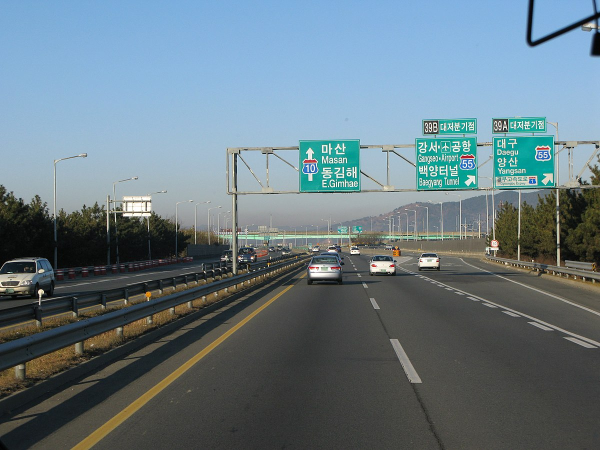
#> input picture HW1/LaneDetection/pic2.jpg, 1200 x 900 px, given in place of tmp.jpg, which was not available (shown at 1/2 size)
$ python LaneDetection.py
#> lines starting #> are read from the running program, lines starting #| are printed output that depends on the picture; after the words box and inside, x2 and y2 are one past the last pixel; in counts of white or black regions, pixels touching at a corner belong together; pictures that were not available may be replaced by others from this repository, and a replacement may not be noted
import cv2
import numpy as np

def grayscale(img):
    return cv2.cvtColor(img, cv2.COLOR_RGB2GRAY)

def gaussian_blur(img, kernel_size):
    return cv2.GaussianBlur(img, (kernel_size, kernel_size), 0)

def canny(img, low_threshold, high_threshold):
    return cv2.Canny(img, low_threshold, high_threshold)

def region_of_interest(img, vertices, color1=255):

    mask = np.zeros_like(img)
    color = color1

    cv2.fillPoly(mask, vertices, color)

    ROI_image = cv2.bitwise_and(img, mask)
    return ROI_image

def draw_lines(img, lines, color=[0, 0, 255], thickness=2):
    for line in lines:
        for x1,y1,x2,y2 in line:
            cv2.line(img, (x1, y1), (x2, y2), color, thickness)

def hough_lines(img, rho, theta, threshold, min_line_len, max_line_gap):
    lines = cv2.HoughLinesP(img, rho, theta, threshold, np.array([]), minLineLength=min_line_len, maxLineGap=max_line_gap)
    line_img = np.zeros((img.shape[0], img.shape[1], 3), dtype=np.uint8)
    draw_lines(line_img, lines)

    return line_img

def weighted_img(img, initial_img, α=1, β=1., λ=0.):
    return cv2.addWeighted(initial_img, α, img, β, λ)

### 이미지의 경우
image = cv2.imread('tmp.jpg')
#> image is the input picture: shape (900, 1200, 3); mean B, G, R 130.1, 121.7, 103.6
height, width = image.shape[:2]
#> height = 900; width = 1200

gray_img = grayscale(image)
#> in grayscale, `return cv2.cvtColor(img, cv2.COLOR_RGB2GRAY)`:
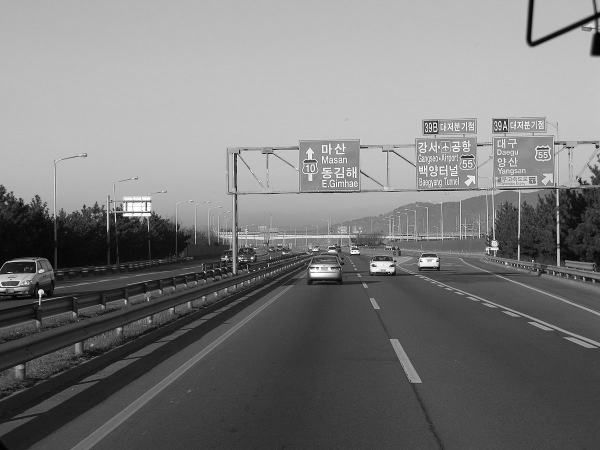
#> returned value: shape (900, 1200) (shown at 1/2 size); min 0, max 255, mean 122.1
blur_img = gaussian_blur(gray_img, 3)
canny_img = canny(blur_img, 70, 210)
#> in canny, `return cv2.Canny(img, low_threshold, high_threshold)`:
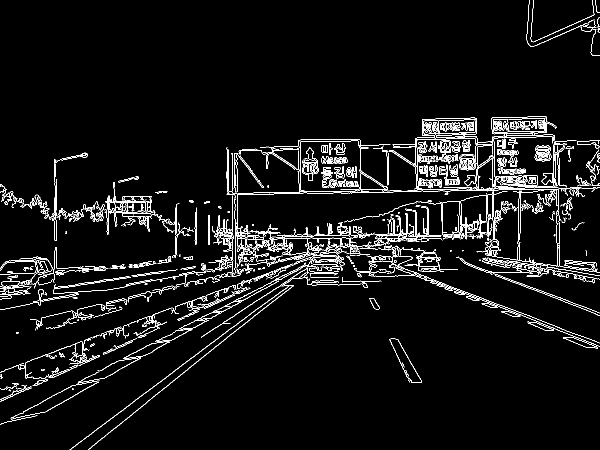
#> returned value: shape (900, 1200) (shown at 1/2 size); 4.8% white in thin lines or dots

vertices = np.array([[(50,height),(width/2-45, height/2+60), (width/2+45, height/2+60), (width-50,height)]], dtype=np.int32)

ROI_img = region_of_interest(canny_img, vertices)
#> in region_of_interest, `cv2.fillPoly(mask, vertices, color)`:
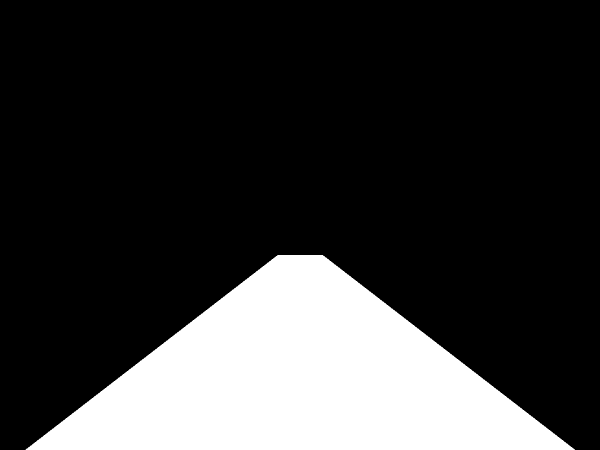
#> mask: shape (900, 1200) (shown at 1/2 size); 21.5% white; 1 white region, box (x1, y1, x2, y2) and area: (51, 510, 1150, 900) 232165
#> in region_of_interest, `ROI_image = cv2.bitwise_and(img, mask)`:
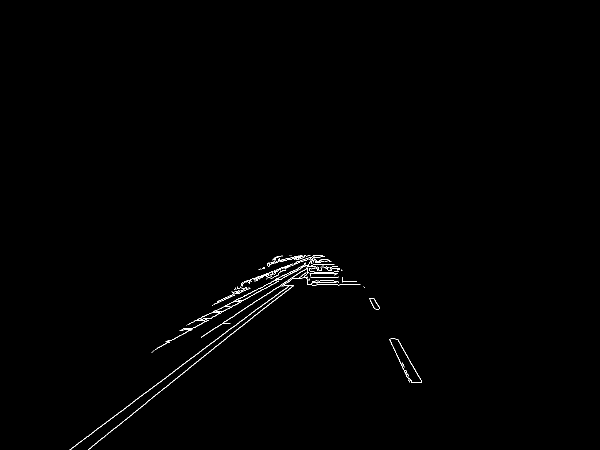
#> ROI_image: shape (900, 1200) (shown at 1/2 size); 0.47% white in thin lines or dots, all inside (x1, y1, x2, y2) = (139, 510, 844, 900)
hough_img = hough_lines(ROI_img, 1, 1 * np.pi/180, 30, 10, 20)
#> in hough_lines, `lines = cv2.HoughLinesP(img, rho, theta, threshold, np.array([]), minL..`: lines = 56 rows, first 6: [140, 899, 536, 601], [177, 899, 535, 610], [314, 696, 644, 513], [402, 674, 643, 518], [177, 898, 478, 655], [373, 650, 642, 513]
#> the loop in draw_lines, `for line in lines:` made 56 passes
#> line on passes 1 to 12: [[140, 899, 536, 601]], [[177, 899, 535, 610]], [[314, 696, 644, 513]], [[402, 674, 643, 518]], [[177, 898, 478, 655]], [[373, 650, 642, 513]], [[794, 678, 843, 763]], [[484, 565, 643, 510]], [[407, 670, 649, 513]], [[484, 652, 649, 519]], [[572, 571, 642, 519]], [[615, 569, 705, 569]]
#> after the loop in draw_lines, `for line in lines:`:
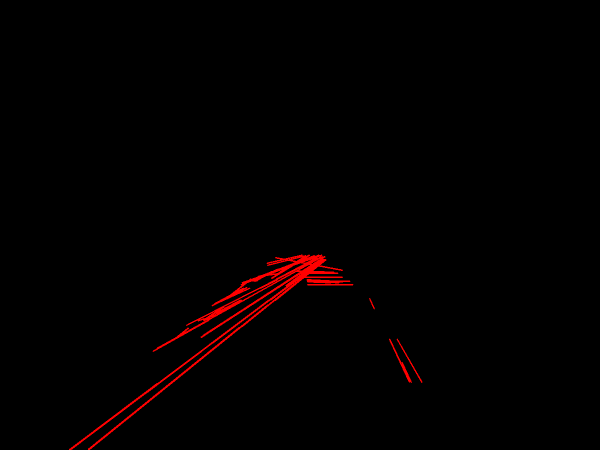
#> img: shape (900, 1200, 3) (shown at 1/2 size); mean of channels 0, 1, 2 0, 0, 3.2; drawn as B, G, R

result = weighted_img(hough_img, image)
cv2.imshow('result',result)
cv2.waitKey(0)

###

### 동영상의 경우
# [26 lines of commented-out code are left out]

$ run again, on HW1/LaneDetection/pic4.jpg
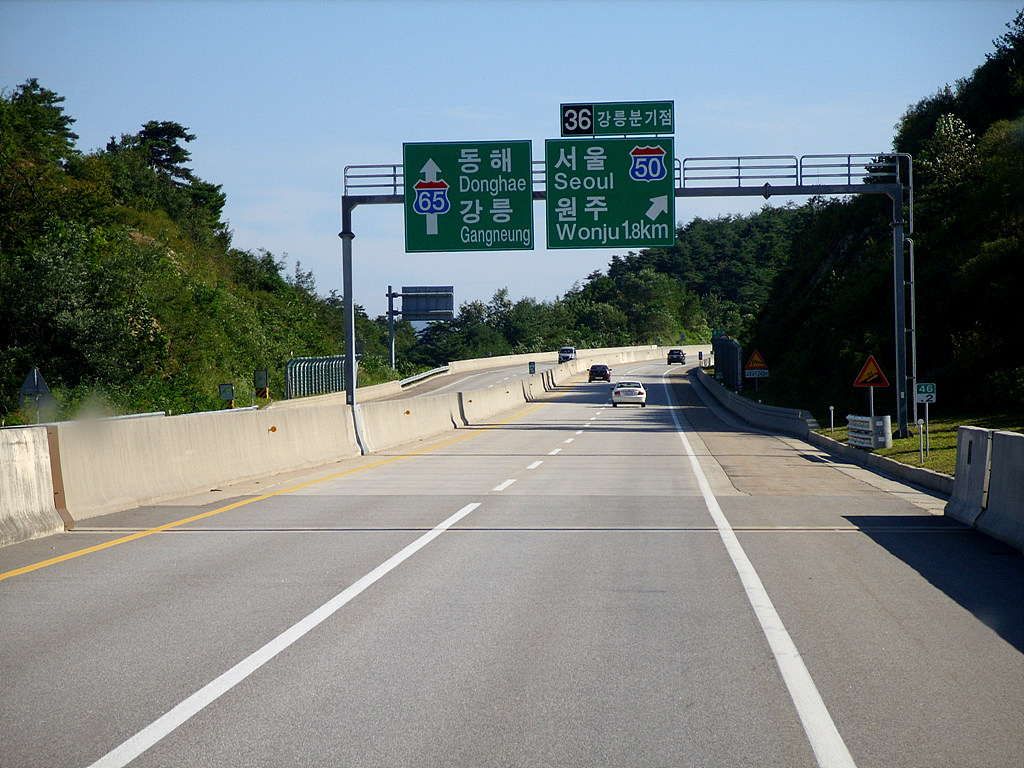
#> input picture HW1/LaneDetection/pic4.jpg, 1024 x 768 px, given in place of tmp.jpg, which was not available
#> image is the input picture: shape (768, 1024, 3); mean B, G, R 129.1, 128.4, 118.9
#> in canny, `return cv2.Canny(img, low_threshold, high_threshold)`:
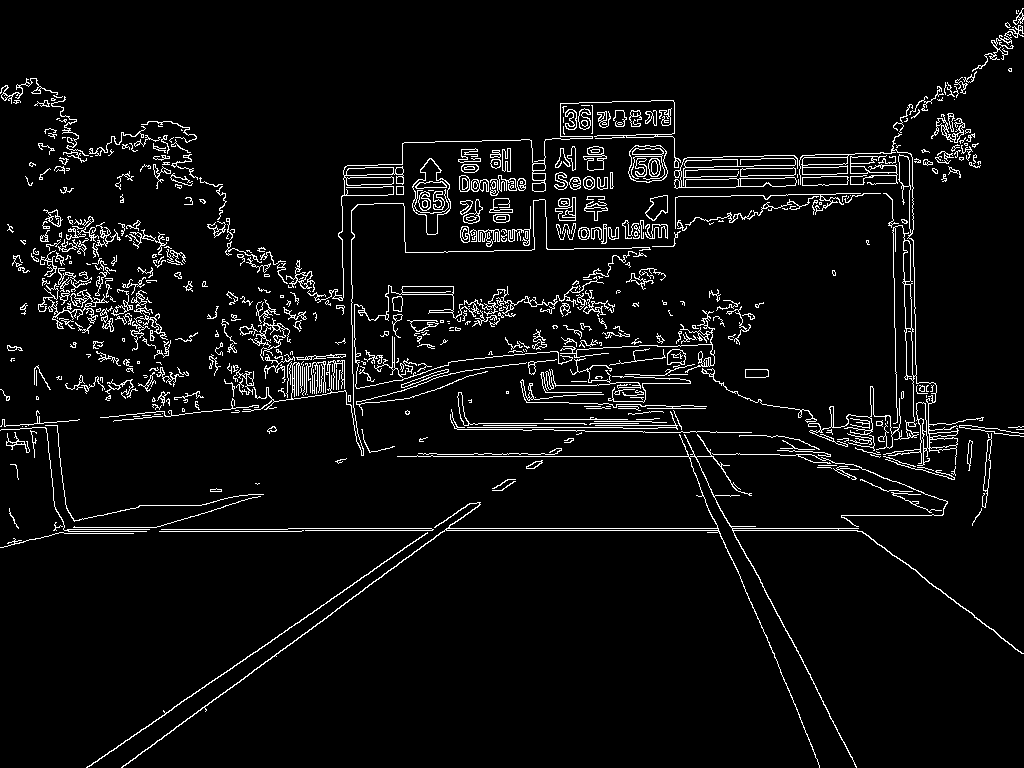
#> returned value: shape (768, 1024); 5.1% white in thin lines or dots
#> mask: shape (768, 1024); 20.9% white; 1 white region, box (x1, y1, x2, y2) and area: (51, 444, 974, 768) 164361
#> in region_of_interest, `ROI_image = cv2.bitwise_and(img, mask)`:
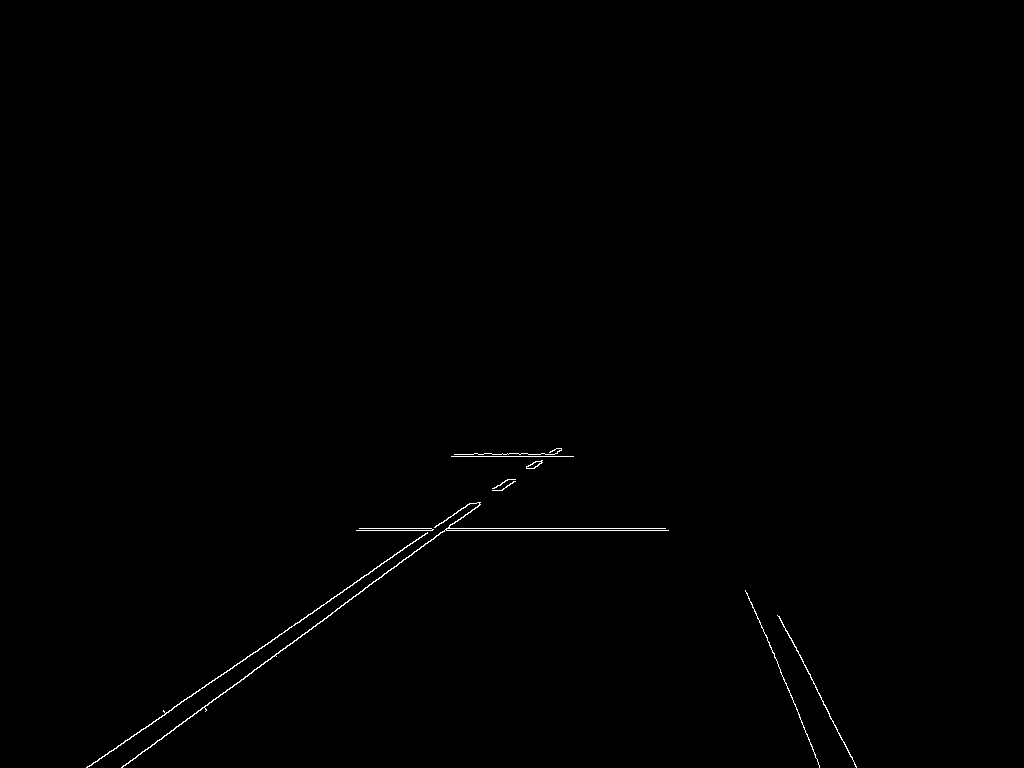
#> ROI_image: shape (768, 1024); 0.34% white in thin lines or dots, all inside (x1, y1, x2, y2) = (86, 448, 857, 768)
#> lines = 19 rows, first 6: [359, 528, 665, 528], [123, 765, 411, 555], [356, 530, 668, 530], [223, 674, 467, 504], [121, 767, 330, 615], [747, 593, 817, 759]
#> the loop in draw_lines, `for line in lines:` made 19 passes

$ run again, on HW1/LaneDetection/pic3.png
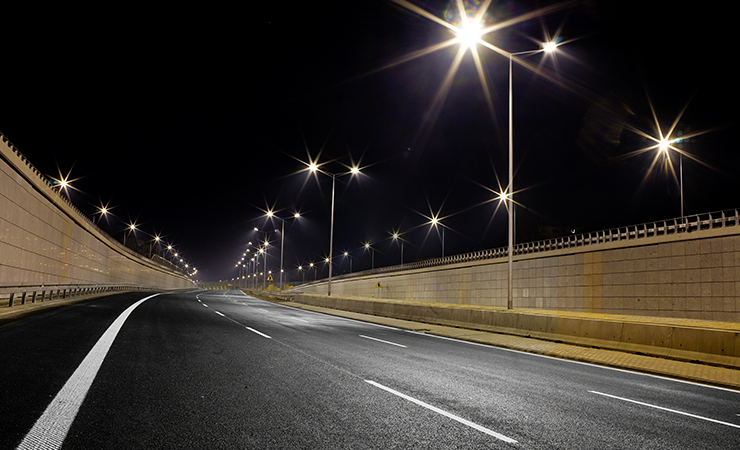
#> input picture HW1/LaneDetection/pic3.png, 740 x 450 px, given in place of tmp.jpg, which was not available
#> image is the input picture: shape (450, 740, 3); mean B, G, R 43.4, 48.5, 53.6
#> mask: shape (450, 740); 18.1% white; 1 white region, box (x1, y1, x2, y2) and area: (51, 285, 690, 450) 60335
#> in region_of_interest, `ROI_image = cv2.bitwise_and(img, mask)`:
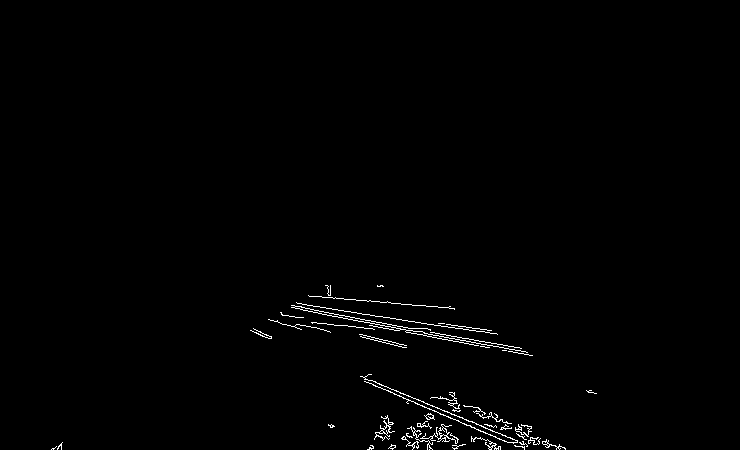
#> ROI_image: shape (450, 740); 0.87% white in thin lines or dots, all inside (x1, y1, x2, y2) = (51, 285, 597, 450)
#> lines = 34 rows, first 6: [297, 303, 477, 331], [291, 307, 515, 350], [364, 381, 524, 449], [365, 379, 526, 444], [370, 325, 518, 353], [291, 305, 479, 341]
#> the loop in draw_lines, `for line in lines:` made 34 passes
#> in weighted_img, `return cv2.addWeighted(initial_img, α, img, β, λ)`:
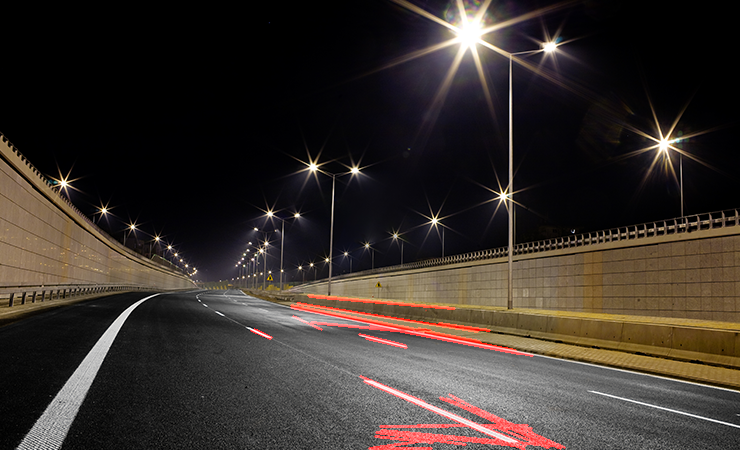
#> returned value: shape (450, 740, 3); mean of channels 0, 1, 2 43.4, 48.5, 56.5; drawn as B, G, R
